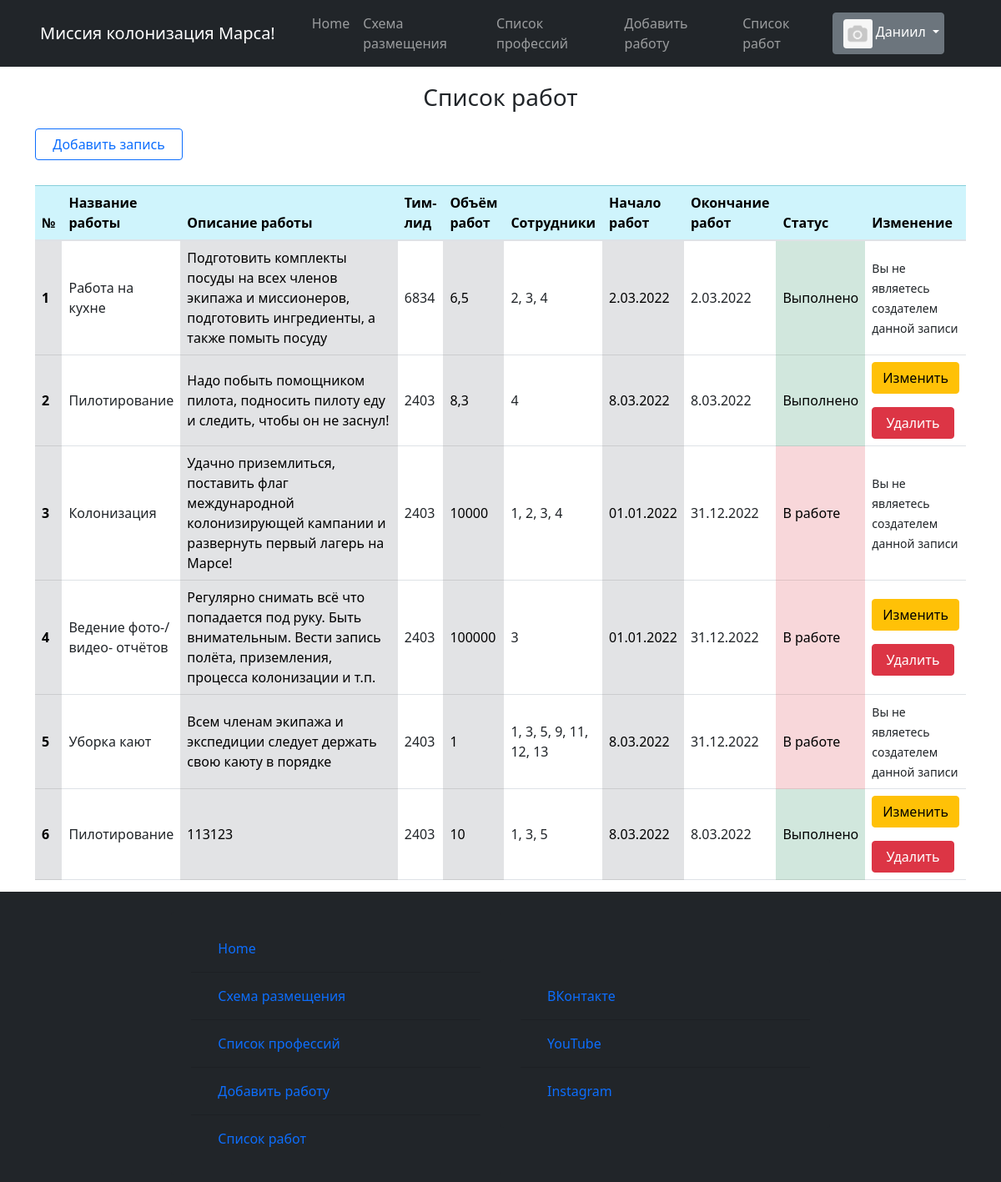
The page /job_list (signed in) on the database its author committed.
### static/data/users.py (models this page shows, shortened)
class User(SqlAlchemyBase, UserMixin):
    __tablename__ = 'users'
    id = sqlalchemy.Column(sqlalchemy.Integer,
                           primary_key=True, autoincrement=True)
    surname = sqlalchemy.Column(sqlalchemy.String, nullable=True)
    name = sqlalchemy.Column(sqlalchemy.String, nullable=True)
    sex = sqlalchemy.Column(sqlalchemy.String, nullable=True)
    email = sqlalchemy.Column(sqlalchemy.String,
                              index=True, unique=True, nullable=True)
    hashed_password = sqlalchemy.Column(sqlalchemy.String, nullable=True)
    studying = sqlalchemy.Column(sqlalchemy.String, nullable=True)
    professions = sqlalchemy.Column(sqlalchemy.String, nullable=True)
    about = sqlalchemy.Column(sqlalchemy.String, nullable=True)
    created_date = sqlalchemy.Column(sqlalchemy.String, nullable=True)
    image_link = sqlalchemy.Column(sqlalchemy.String, nullable=True)
    disk_path = sqlalchemy.Column(sqlalchemy.String, nullable=True)

### static/data/jobs.py (models this page shows)
class Jobs(SqlAlchemyBase, UserMixin, SerializerMixin):
    __tablename__ = 'jobs'
    id = sqlalchemy.Column(sqlalchemy.Integer,
                           primary_key=True, autoincrement=True)
    job_title = sqlalchemy.Column(sqlalchemy.String, nullable=True)
    job_describe = sqlalchemy.Column(sqlalchemy.String, nullable=True)
    team_leader = sqlalchemy.Column(sqlalchemy.Integer, nullable=True)
    work_size = sqlalchemy.Column(sqlalchemy.Integer, nullable=True)
    collaborators = sqlalchemy.Column(sqlalchemy.String, nullable=True)
    start_date = sqlalchemy.Column(sqlalchemy.String, nullable=True)
    end_date = sqlalchemy.Column(sqlalchemy.String, nullable=True)
    creator = sqlalchemy.Column(sqlalchemy.Integer, nullable=True)
    is_finished = sqlalchemy.Column(sqlalchemy.Boolean, nullable=True)
    is_only_for_crew = sqlalchemy.Column(sqlalchemy.Boolean, nullable=True)

### runner.py (the view)
@app.route('/job_list', methods=['POST', 'GET'])
def job_list():
    db_sess = db_session.create_session()
    jobs = db_sess.query(Jobs).all()
    return render_template('html/job_list.html',
                           jobs=jobs,
                           image=image,
                           title='Список работ',
                           menu_bar_title='Миссия колонизация Марса!', )

### runner.py (called while the page is built)
@login_manager.user_loader
def load_user(user_id):
    db_sess = db_session.create_session()
    return db_sess.query(User).get(user_id)

### static/data/db_session.py (called while the page is built)
def create_session() -> Session:
    global __factory
    return __factory()

### templates/html/job_list.html (shortened to what this page needs)
{% extends "html/base.html" %}
{% block content %}
    <div class="startpage">
        <div class="card-body-title job-list-title">
            <h3>Список работ</h3>
        </div>
        <a href="/create_job" class="btn btn-outline-primary">
              Добавить запись
        </a>
        <table class="table job-list">
            <thead class="table-info">
                <th scope="col">№</th>
                <th scope="col">Название работы</th>
                <th scope="col" class="col-lg-3">Описание работы</th>
                <th scope="col">Тим-лид</th>
                <th scope="col">Объём работ</th>
                <th scope="col">Сотрудники</th>
                <th scope="col">Начало работ</th>
                <th scope="col">Окончание работ</th>
                <th scope="col">Статус</th>
                <th scope="col">Изменение</th>
            </thead>
            <tbody>
                {% for job in jobs %}
                    <tr>
                        <th scope="row" class="table-secondary align-middle"> {{ loop.index }}</th>
                        <td class="align-middle">{{ job.job_title }}</td>
                        <td class="table-secondary align-middle">{{ job.job_describe }}</td>
                        <td class="align-middle">{{ job.team_leader }}</td>
                        <td class="table-secondary align-middle">{{ job.work_size }}</td>
                        <td class="align-middle">{{ job.collaborators }}</td>
                        <td class="table-secondary align-middle">{{ job.start_date}}</td>
                        <td class="align-middle">{{ job.end_date }}</td>
                        {% if job.is_finished == 0 %}
                            <td class="table-danger align-middle">В работе</td>
                        {% else %}
                            <td class="table-success align-middle">Выполнено</td>
                        {% endif %}
                        <td class="align-middle">
                            {% if current_user.is_authenticated and current_user.id == job.creator %}
                                <div>
                                    <a href="/edit_job/{{ job.id }}" class="btn btn-warning">
                                        Изменить
                                    </a>
                                    <a href="/job_delete/{{ job.id }}" class="btn btn-danger">
                                         Удалить
                                    </a>
                                </div>
                            {% else %}
                                <div>
                                    <small>Вы не являетесь создателем данной записи</small>
                                </div>
                            {% endif %}
                        </td>
                    </tr>
                {% endfor %}
            </tbody>
        </table>
    </div>
{% endblock %}

### templates/html/base.html (shortened to what this page needs)
<!doctype html>
<html lang="en">
<head>
    <link rel="stylesheet"
          href="https://stackpath.bootstrapcdn.com/bootstrap/4.4.1/css/bootstrap.min.css"
>
    <link rel="stylesheet" href="../../static/css/professions.css">
    <link rel="stylesheet" href="../../static/css/index.css">
    <link rel="stylesheet" href="../../static/css/bar.css">
    <link rel="stylesheet" href="../../static/bootstrap-5.1.3-dist/css/bootstrap.css">
    <link rel="stylesheet" href="../../static/bootstrap-5.1.3-dist/css/bootstrap-grid.css">
    <link rel="stylesheet" href="../../static/bootstrap-5.1.3-dist/css/bootstrap-reboot.css">
    <link rel="stylesheet" href="../../static/bootstrap-5.1.3-dist/css/bootstrap-utilities.css">
    <link rel="stylesheet" href="../../static/css/professions.css">
    <link rel="stylesheet" href="../../static/css/index.css">
    <link rel="stylesheet" href="../../static/css/bar.css">
</head>
<body>
<div class="wrapper">
    <header>
    <nav class="navbar navbar-expand-lg navbar-dark bg-dark text-white">
        <div class="container-fluid">
            <a class="navbar-brand" href="/homepage">{{ menu_bar_title }}</a>
            <div class="collapse navbar-collapse" id="navbarSupportedContent">
                <ul class="navbar-nav me-auto mb-2 mb-lg-0">
                    <li class="nav-item">
                        <a class="nav-link" aria-current="page" href="/homepage">Home</a>
                    </li>
                    <li class="nav-item">
                        <a class="nav-link" href="/distribution">Схема размещения</a>
                    </li>
                    <li class="nav-item">
                        <a class="nav-link" href="/list_prof/ul">Список профессий</a>
                    </li>
                    <li class="nav-item">
                        <a class="nav-link" href="/create_job">Добавить работу</a>
                    </li>
                    <li class="nav-item">
                        <a class="nav-link" href="/job_list">Список работ</a>
                    </li>
                </ul>
                {% if current_user.is_authenticated %}
                    <div class="dropdown-navbar user-navbar">
                        <div class="btn-group">
                            <button type="button" class="btn btn-secondary dropdown-toggle" data-bs-toggle="dropdown"
                                    href="#" role="button" aria-expanded="false" id="user">
                                <span>
                                    {% if image %}
                                        <img src="{{ url_for('static', filename=image) }}"
                                             class="img-fluid rounded-start profile-card-img miniature-pic"
                                             alt="">
                                    {% else %}
                                        <img src="{{ url_for('static', filename='/images/avatars/no_avatar.png') }}"
                                             class="img-fluid rounded-start profile-card-img miniature-pic"
                                             alt="">
                                    {% endif %}
                                </span>
                                {{ current_user.name }}
                            </button>
                        </div>
                    </div>
                {% else %}
                    <form class="d-flex">
                        <a class="nav-brand" href="/login"><button class="btn btn-outline-success me-2" type="button">Войти</button></a>
                        <a class="nav-brand" href="/register"><button class="btn btn-outline-success me-2" type="button">Зарегистрироваться</button></a>
                    </form>
                {% endif %}
            </div>
        </div>
    </nav>
</header>
<main role="main" class="container">
    {% block content %}{% endblock %}
</main>
<footer class="navbar navbar-dark bg-dark navbar-footer row g-3" id="footer">
    <div class="card bg-dark col-md-4 footer-column">
        <div class="card-body">
            <form class="form-footer" method="post" novalidate>
                <ul class="list-group list-group-flush bg-dark">
                    <li class="list-group-item bg-dark">
                        <a class="nav-link" aria-current="page" href="/homepage">Home</a>
                    </li>
                    <li class="list-group-item bg-dark">
                        <a class="nav-link" href="/distribution">Схема размещения</a>
                    </li>
                    <li class="list-group-item bg-dark">
                        <a class="nav-link" href="/list_prof/ul">Список профессий</a>
                    </li>
                    <li class="list-group-item bg-dark">
                        <a class="nav-link" href="/create_job">Добавить работу</a>
                    </li>
                    <li class="list-group-item bg-dark">
                        <a class="nav-link" href="/job_list">Список работ</a>
                    </li>
                </ul>
            </form>
        </div>
    </div>
    <div class="card bg-dark col-md-4 footer-column">
        <div class="card-body">
            <form class="form-footer" method="post" novalidate>
                <ul class="list-group list-group-flush bg-dark">
                    <li class="list-group-item bg-dark">
                        <a class="nav-link" aria-current="page" href="https://m.vk.com/daniilkolevatykh"
                           target="_blank">ВКонтакте</a>
                    </li>
                    <li class="list-group-item bg-dark">
                        <a class="nav-link" href="https://www.youtube.com/channel/UCYcTAs_MR2JaN-LxTlDMQxA"
                           target="_blank">YouTube</a>
                    </li>
                    <li class="list-group-item bg-dark">
                        <a class="nav-link" href="https://www.instagram.com/daniil_kolevatykh/"
                           target="_blank">Instagram</a>
                    </li>
                </ul>
            </form>
        </div>
    </div>
</footer>
</div>
</body>
</html>

### static/css/index.css (style rules this page uses)
.dropdown-navbar { padding-right: 40px; }
.table { margin-top: 30px; word-wrap: break-word; }
.job-list-title { margin: 20px; text-align: center; }
.job-list { margin-bottom: 30px; }
* { margin: 0; padding: 0; }
html, body { height: 100%; }
.wrapper { height: 100%; display: flex; flex-direction: column; }
main { flex: 1 1 auto; }
.footer-column { border: none; vertical-align: top; }
.profile-card-img { margin-top: 10px; border: 2px solid #86b7fe; border-radius: 3px; }
.miniature-pic { margin-top: 1px; border: none; image-rendering: auto; width: 35px; height: 35px; object-fit: cover; }

### static/css/bar.css (style rules this page uses)
.navbar-brand { alignment: center; padding-left: 20px; padding-right: 20px; }

### rows shown on the page
User: name "Даниил"
Jobs: job_title "Работа на кухне", job_describe "Подготовить комплекты посуды на всех членов экипажа и миссионеров, подготовить ингредиенты, а также помыть посуду", team_leader "6834", work_size "6,5", collaborators "2, 3, 4", start_date "2.03.2022", end_date "2.03.2022", is_finished "Выполнено", creator "Вы не являетесь создателем данной записи"
Jobs: job_title "Пилотирование", job_describe "Надо побыть помощником пилота, подносить пилоту еду и следить, чтобы он не заснул!", team_leader "2403", work_size "8,3", collaborators "4", start_date "8.03.2022", end_date "8.03.2022", is_finished "Выполнено"
Jobs: job_title "Колонизация", job_describe "Удачно приземлиться, поставить флаг международной колонизирующей кампании и развернуть первый лагерь на Марсе!", team_leader "2403", work_size "10000", collaborators "1, 2, 3, 4", start_date "01.01.2022", end_date "31.12.2022", is_finished "В работе", creator "Вы не являетесь создателем данной записи"
Jobs: job_title "Ведение фото-/видео- отчётов", job_describe "Регулярно снимать всё что попадается под руку. Быть внимательным. Вести запись полёта, приземления, процесса колонизации и т.п.", team_leader "2403", work_size "100000", collaborators "3", start_date "01.01.2022", end_date "31.12.2022", is_finished "В работе"
Jobs: job_title "Уборка кают", job_describe "Всем членам экипажа и экспедиции следует держать свою каюту в порядке", team_leader "2403", work_size "1", collaborators "1, 3, 5, 9, 11, 12, 13", start_date "8.03.2022", end_date "31.12.2022", is_finished "В работе", creator "Вы не являетесь создателем данной записи"
Jobs: job_title "Пилотирование", job_describe "113123", team_leader "2403", work_size "10", collaborators "1, 3, 5", start_date "8.03.2022", end_date "8.03.2022", is_finished "Выполнено"

### other values the page prints
{{ menu_bar_title }} "Миссия колонизация Марса!"
